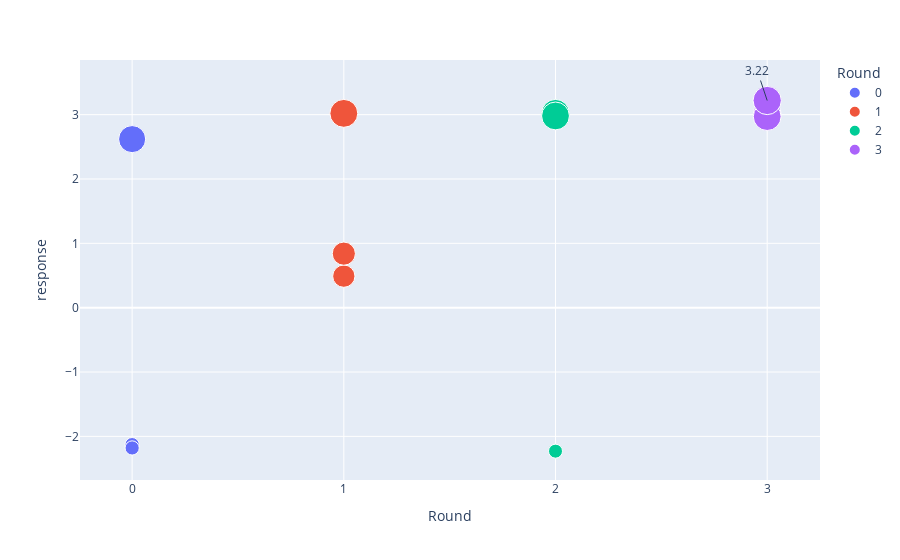

Source (notebook cell):
### Code cell
max_value = df['response'].max()
fig_max = px.scatter(df, x='Round', y='response', 
                    color='Round', 
                    size = df['response'] +4, #cannot have negative size value
                    hover_data = ['temperature_index','time_index','stoichiometry_index'],
                    opacity = 1
                   )
fig_max.add_annotation(x=df.iloc[df['response'].idxmax()]['Round'],y=max_value,text=str(max_value)) # show max value on plot
fig_max.show() 
print('Highest response value is {} in round {}'.format(max_value,int(df.iloc[df['response'].idxmax()]['Round']) )) #print max value and round

### Figure 1 — Plotly figure (JSON) as saved in the notebook; plotly's stock layout.template omitted (floating-point values rounded to 4 significant figures)
{"data": [{"customdata": [[44, 5, 54], [70, 12, 50], [138, 16, 42]], "hovertemplate": "Round=%{x}<br>response=%{y}<br>size=%{marker.size}<br>temperature_index=%{customdata[0]}<br>time_index=%{customdata[1]}<br>stoichiometry_index=%{customdata[2]}<extra></extra>", "legendgroup": "0", "marker": {"color": "#636efa", "opacity": 1, "size": [1.87, 1.82, 6.62], "sizemode": "area", "sizeref": 0.01805, "symbol": "circle"}, "mode": "markers", "name": "0", "orientation": "v", "showlegend": true, "type": "scatter", "x": ["0", "0", "0"], "xaxis": "x", "y": [-2.13, -2.18, 2.62], "yaxis": "y"}, {"customdata": [[138, 30, 48], [139, 22, 38], [148, 29, 45]], "hovertemplate": "Round=%{x}<br>response=%{y}<br>size=%{marker.size}<br>temperature_index=%{customdata[0]}<br>time_index=%{customdata[1]}<br>stoichiometry_index=%{customdata[2]}<extra></extra>", "legendgroup": "1", "marker": {"color": "#EF553B", "opacity": 1, "size": [7.02, 4.49, 4.84], "sizemode": "area", "sizeref": 0.01805, "symbol": "circle"}, "mode": "markers", "name": "1", "orientation": "v", "showlegend": true, "type": "scatter", "x": ["1", "1", "1"], "xaxis": "x", "y": [3.02, 0.49, 0.84], "yaxis": "y"}, {"customdata": [[61, 34, 36], [147, 43, 54], [129, 37, 58]], "hovertemplate": "Round=%{x}<br>response=%{y}<br>size=%{marker.size}<br>temperature_index=%{customdata[0]}<br>time_index=%{customdata[1]}<br>stoichiometry_index=%{customdata[2]}<extra></extra>", "legendgroup": "2", "marker": {"color": "#00cc96", "opacity": 1, "size": [1.77, 7.02, 6.98], "sizemode": "area", "sizeref": 0.01805, "symbol": "circle"}, "mode": "markers", "name": "2", "orientation": "v", "showlegend": true, "type": "scatter", "x": ["2", "2", "2"], "xaxis": "x", "y": [-2.23, 3.02, 2.98], "yaxis": "y"}, {"customdata": [[134, 27, 45], [140, 10, 33], [136, 18, 33]], "hovertemplate": "Round=%{x}<br>response=%{y}<br>size=%{marker.size}<br>temperature_index=%{customdata[0]}<br>time_index=%{customdata[1]}<br>stoichiometry_index=%{customdata[2]}<extra></extra>", "legendgroup": "3", "marker": {"color": "#ab63fa", "opacity": 1, "size": [7.01, 6.97, 7.22], "sizemode": "area", "sizeref": 0.01805, "symbol": "circle"}, "mode": "markers", "name": "3", "orientation": "v", "showlegend": true, "type": "scatter", "x": ["3", "3", "3"], "xaxis": "x", "y": [3.01, 2.97, 3.22], "yaxis": "y"}], "layout": {"annotations": [{"text": "3.22", "x": "3", "y": 3.22}], "legend": {"itemsizing": "constant", "title": {"text": "Round"}, "tracegroupgap": 0}, "margin": {"t": 60}, "xaxis": {"anchor": "y", "categoryarray": ["0", "1", "2", "3"], "categoryorder": "array", "domain": [0, 1], "title": {"text": "Round"}}, "yaxis": {"anchor": "x", "domain": [0, 1], "title": {"text": "response"}}}}
